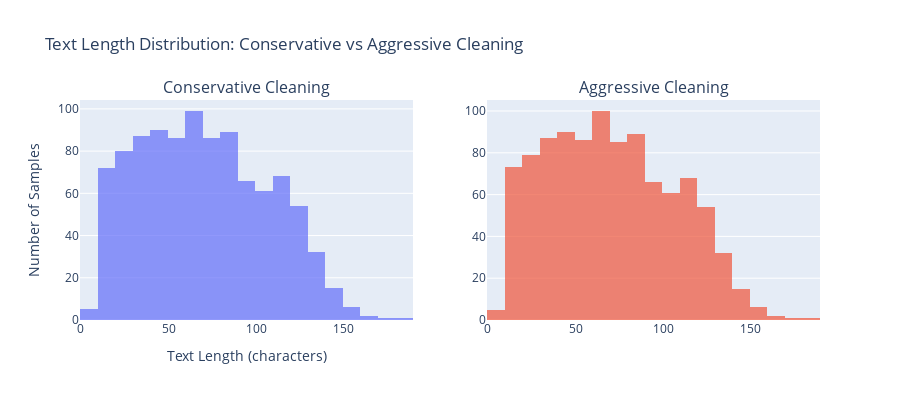

Source (notebook cell):
### Markdown cell above
## 4. Feature Engineering

Extract and prepare features for emotion classification using both conservative and aggressive text cleaning approaches.

### Code cell
# Step 4: Feature preparation
print("🔤 Step 4: Preparing text features...")

# Prepare features with conservative cleaning (default)
print("\n📝 Conservative text cleaning:")
train_texts_conservative = prepare_features(train_df, aggressive_cleaning=False)
val_texts_conservative = prepare_features(val_df, aggressive_cleaning=False)
test_texts_conservative = prepare_features(test_df, aggressive_cleaning=False)

# Prepare features with aggressive cleaning
print("\n🧹 Aggressive text cleaning:")
train_texts_aggressive = prepare_features(train_df, aggressive_cleaning=True)
val_texts_aggressive = prepare_features(val_df, aggressive_cleaning=True)
test_texts_aggressive = prepare_features(test_df, aggressive_cleaning=True)

# Compare cleaning approaches
print(f"\n🔍 Comparing cleaning approaches:")
print("Sample text transformations:")
sample_idx = 0
original_text = train_df.iloc[sample_idx]['text']
conservative_text = train_texts_conservative[sample_idx]
aggressive_text = train_texts_aggressive[sample_idx]

print(f"Original:     '{original_text}'")
print(f"Conservative: '{conservative_text}'")
print(f"Aggressive:   '{aggressive_text}'")

# Text length comparison
conservative_lengths = [len(text) for text in train_texts_conservative[:1000]]
aggressive_lengths = [len(text) for text in train_texts_aggressive[:1000]]

fig = make_subplots(
    rows=1, cols=2,
    subplot_titles=("Conservative Cleaning", "Aggressive Cleaning")
)

fig.add_trace(
    go.Histogram(x=conservative_lengths, name="Conservative", nbinsx=30, opacity=0.7),
    row=1, col=1
)
fig.add_trace(
    go.Histogram(x=aggressive_lengths, name="Aggressive", nbinsx=30, opacity=0.7),
    row=1, col=2
)

fig.update_layout(
    title="Text Length Distribution: Conservative vs Aggressive Cleaning",
    xaxis_title="Text Length (characters)",
    yaxis_title="Number of Samples",
    height=400,
    showlegend=False
)
fig.show()

print(f"\n✅ Feature preparation completed for both cleaning approaches")

### Figure 1 — Plotly figure (JSON) as saved in the notebook; plotly's stock layout.template omitted (floating-point values rounded to 4 significant figures; data arrays with more than 128 entries replaced by an {"elided": "..."} marker saying what was removed)
{"data": [{"name": "Conservative", "nbinsx": 30, "opacity": 0.7, "type": "histogram", "x": {"elided": "1000 int values"}, "xaxis": "x", "yaxis": "y"}, {"name": "Aggressive", "nbinsx": 30, "opacity": 0.7, "type": "histogram", "x": {"elided": "1000 int values"}, "xaxis": "x2", "yaxis": "y2"}], "layout": {"annotations": [{"font": {"size": 16}, "showarrow": false, "text": "Conservative Cleaning", "x": 0.225, "xanchor": "center", "xref": "paper", "y": 1, "yanchor": "bottom", "yref": "paper"}, {"font": {"size": 16}, "showarrow": false, "text": "Aggressive Cleaning", "x": 0.775, "xanchor": "center", "xref": "paper", "y": 1, "yanchor": "bottom", "yref": "paper"}], "height": 400, "showlegend": false, "title": {"text": "Text Length Distribution: Conservative vs Aggressive Cleaning"}, "xaxis": {"anchor": "y", "domain": [0, 0.45], "title": {"text": "Text Length (characters)"}}, "xaxis2": {"anchor": "y2", "domain": [0.55, 1]}, "yaxis": {"anchor": "x", "domain": [0, 1], "title": {"text": "Number of Samples"}}, "yaxis2": {"anchor": "x2", "domain": [0, 1]}}}
